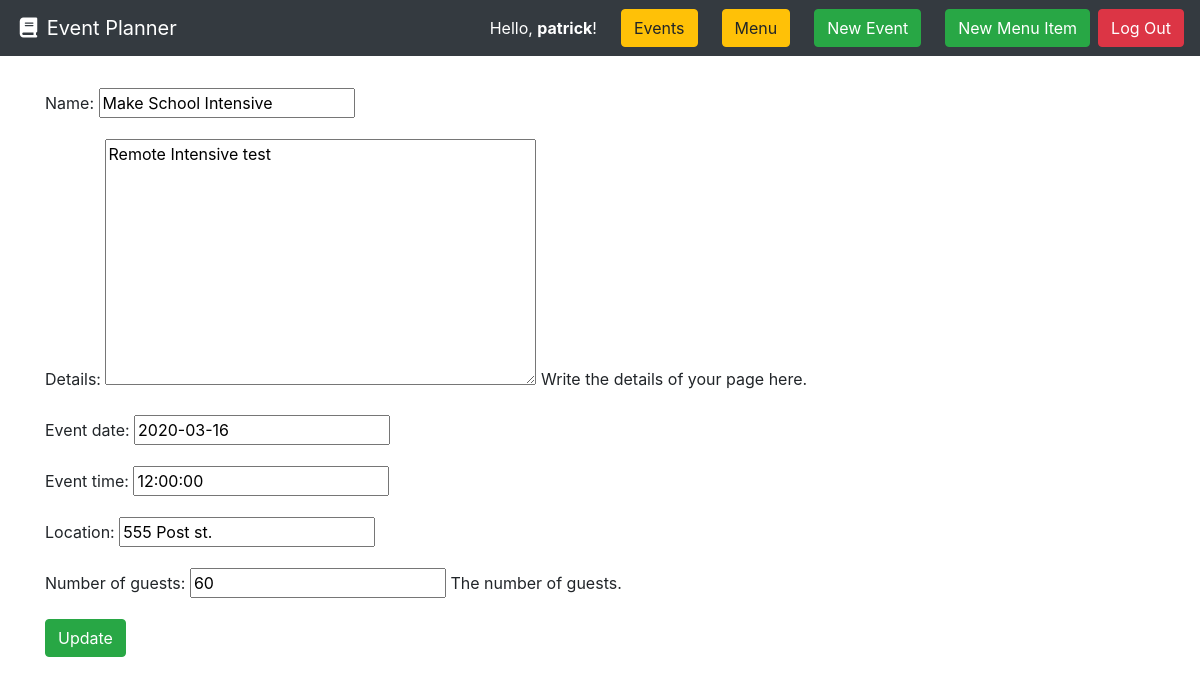
/test/edit/ (signed in), run on the app's committed database.
### event_planner/models.py (models this page shows, shortened)
class Event(models.Model):
    name = models.CharField(max_length=100, blank=False, default='', null=True)
    coordinator = models.ForeignKey(User, blank=True, null=True, default='',on_delete=models.PROTECT, help_text="The user that posted this article.")
    slug = models.CharField(max_length=settings.WIKI_PAGE_TITLE_MAX_LENGTH, blank=True, editable=False, help_text="Unique URL path to access this page. Generated by the system.")
    details = models.TextField(help_text="Write the details of your page here.", null=True, default='')
    created = models.DateTimeField(auto_now_add=True, help_text="The date and time this page was created. Automatically generated when the model saves.")
    event_date = models.DateField(blank=False, null=False)
    event_time = models.TimeField(auto_now=False, auto_now_add=False)
    modified = models.DateTimeField(auto_now=True, help_text="The date and time this page was updated. Automatically generated when the model updates.")
    contact_person = models.CharField(max_length=100, blank=False, default='', null=False)
    location = models.CharField(max_length=100, blank=False, default='', null=False)
    number_of_guests = models.IntegerField(help_text='The number of guests.')

### event_planner/views.py (the view)
# urls.py: path('<str:slug>/edit/', views.EventEditView.as_view(), name='event-edit-page'),
@method_decorator([login_required], name='dispatch')
class EventEditView(UpdateView):
    model = Event
    fields = ['name', 'details', 'event_date', 'event_time', 'location', 'number_of_guests']
    template_name = 'event_planner/event_edit.html'
    success_url = reverse_lazy('event-list')

### event_planner/templates/event_planner/event_edit.html
{% extends 'base.html' %}
{% block content %}
<form method="post">{% csrf_token %}
    {{ form.as_p }}
    <input type="submit" class="btn btn-success" value="Update">
</form>
{% endblock %}

### templates/base.html (shortened to what this page needs)
<!doctype html>
<html lang="en">
  <head>
    <link rel="stylesheet" href="https://stackpath.bootstrapcdn.com/bootstrap/4.3.1/css/bootstrap.min.css"
>
  </head>
  <body>
    <nav class="navbar navbar-expand-md navbar-dark bg-dark">
      <a class="navbar-brand" href="/"><i class="fas fa-fw fa-book"></i> Event Planner</a>
      <form class="form-inline ml-auto">
        {% if user.is_authenticated %}
        <div class="text-white">Hello, <strong>{{user.username}}</strong>!</div>
        {% else %}
        <div class="text-white">Hello!</div>
        {% endif %}
        <a href="/" class="btn btn-warning ml-4">Events</a>
        <a href="{% url 'menu-list' %}" class="btn btn-warning ml-4">Menu</a>
        {% if user.is_authenticated %}
        <a href="{% url 'new' %}" class="btn btn-success ml-4">New Event</a>
        <a href="{% url 'new-menu-item' %}" class="btn btn-success ml-4">New Menu Item</a>
        <a href="{% url 'logout' %}" class="btn btn-danger ml-2">Log Out</a>
        {% else %}
        <a href="{% url 'login' %}" class="btn btn-secondary ml-2">Log In</a>
        <a href="{% url 'signup' %}" class="btn btn-primary ml-2">Sign Up</a>
        {% endif %}
      </form>
    </nav>
    <main role="main" class="container" style="margin-top: 4vh;">
      {% block content %}{% endblock %}
    </main>
  </body>

### data on the page
Event: name "Make School Intensive", details "Remote Intensive test", event_date "2020-03-16", event_time "12:00:00", location "555 Post st.", number_of_guests "60"

### other printed values
{{ user.username }} "patrick"
